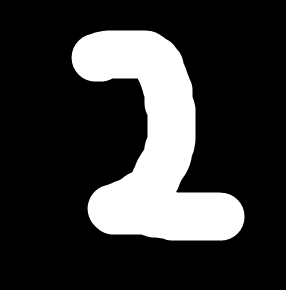
#> input picture two.png, 286 x 290 px
$ jupyter execute --allow-errors neuralNet.ipynb
#> lines starting #> are read from the running program, lines starting #| are printed output that depends on the picture
[cell 1]
import numpy as np
import PIL
import matplotlib.pyplot as plt

[cell 2]
# [9 lines left out: function initialize_parameters_deep, not called in this run]

[cell 3]
def relu(x):
    x = np.maximum(0,x)
    return x

[cell 4]
# [4 lines left out: function relu_prime, not called in this run]

[cell 5]
def softmax(x):
    ans = np.exp(x)/np.sum(np.exp(x),axis=0)
    return ans

[cell 6]
# [4 lines left out: function linear_forward, not called in this run]

[cell 7]
# [10 lines left out: function deep_layer, not called in this run]

[cell 8]
# [11 lines left out: function forward_pass, not called in this run]

[cell 9]
# [6 lines left out: function compute_cost, not called in this run]

[cell 10]
# [7 lines left out: function linear_backward, not called in this run]

[cell 11]
# [9 lines left out: function backward_activation, not called in this run]

[cell 12]
# [15 lines left out: function backward_pass, not called in this run]

[cell 13]
# [6 lines left out: function update_parameters, not called in this run]

[cell 14]
# [39 lines left out: function mini_batch_gradient_descent, not called in this run]

[cell 15]
# [10 lines left out: function one_hot, not called in this run]

[cell 16]
from sklearn.datasets import fetch_openml
#> (the rest of this cell did not finish here and is left out)

#> (a cell that did not finish here is left out)

#> (a cell that did not finish here is left out)

#> (a cell that did not finish here is left out)

#> (a cell that did not finish here is left out)

[cell 21]
correct = 0
incorrect=[]

#> (the rest of this cell did not finish here and is left out)

[cell 22]
import PIL.ImageOps
def invert_image(test_img):
    I = np.asarray(test_img)
    zero_pixels=0
    for i in range(I.shape[0]):
        for j in range(I.shape[1]):
            if I[i,i] == 0:
                zero_pixels+=1
    non_zero_pixels = 784-zero_pixels
    if non_zero_pixels > zero_pixels:
        inverted_image = PIL.ImageOps.invert(test_img)
        return inverted_image
    else:
        return test_img

[cell 23]
# Try with your own image
from PIL import Image
test_img = Image.open('two.png') #path of the image
#> test_img is the input picture: PIL image 286x290 RGB; min 0, max 255, mean 54.2
test_img_converted = test_img.convert('L')
test_img_resized = test_img_converted.resize((28,28))
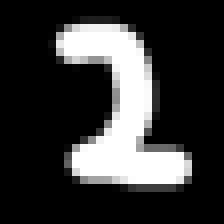
#> test_img_resized: PIL image 28x28 L (shown 8 times larger); min 0, max 255, mean 54.2
test_img_resized = invert_image(test_img_resized) # converts the image having white background to black background
test_img_array = np.asarray(test_img_resized)/255.0

#> (the rest of this cell did not finish here and is left out)


$ run again, with eight_white.png copied over two.png
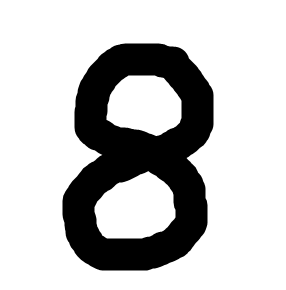
#> input picture eight_white.png, 286 x 290 px
#> test_img is the input picture: PIL image 286x290 RGBA; mean R, G, B, A 193.7, 193.7, 193.7, 255
#> `test_img_resized = test_img_converted.resize((28,28))`:
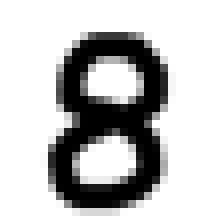
#> test_img_resized: PIL image 28x28 L (shown 8 times larger); min 0, max 255, mean 193.7
#> in invert_image, `inverted_image = PIL.ImageOps.invert(test_img)`:
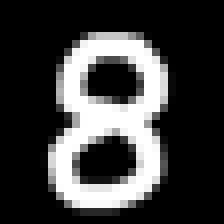
#> inverted_image: PIL image 28x28 L (shown 8 times larger); min 0, max 255, mean 61.3

$ run again, with test_img.jpg saved as two.png
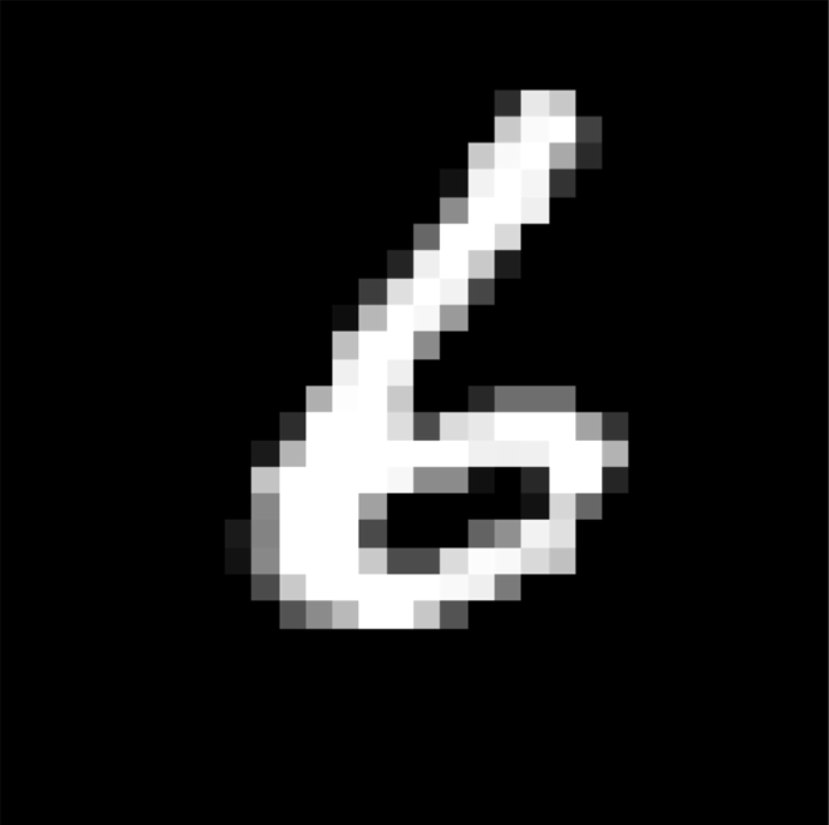
#> input picture test_img.jpg, 829 x 825 px
#> test_img is the input picture: PIL image 829x825 RGBA; mean R, G, B, A 28.7, 28.7, 28.7, 255
#> `test_img_resized = test_img_converted.resize((28,28))`:
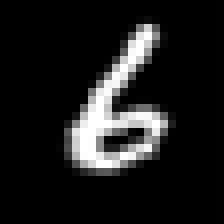
#> test_img_resized: PIL image 28x28 L (shown 8 times larger); min 0, max 255, mean 28.8
